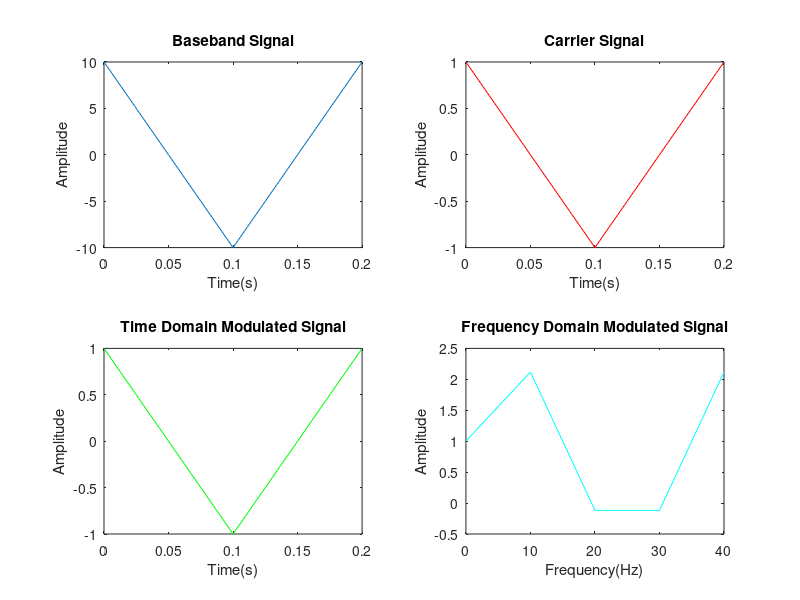

Write MATLAB code to recreate this figure.
% Aditya Badayalya, 510819056, Assignment - 4, Question 2 
clc;clear;
fm1 = input('Enter the frequency value for Message Signal 1: ');
fm2 = input('Enter the frequency value for Message Signal 2: ');
fc = input('Enter the frequency value for Carrier Signal: ');
A1 = input('Enter the Amplitude value for Message Signal 1: ');
A2 = input('Enter the Amplitude value for Message Signal 2: ');

fs = 4*fc;
t = 0:1/fs:0.2;

m = A1*cos(2*pi*fm1*t) + A2*cos(2*pi*fm2*t);
c = cos(2*pi*fc*t);
y= fmmod(m,fc,fs,50);

figure('name','Question 2','numbertitle','off');

subplot(2,2,1);
plot(t,m);
xlabel('Time(s)');
ylabel('Amplitude');
title('Baseband Signal');

subplot(2,2,2);
plot(t,c,'r');
xlabel('Time(s)');
ylabel('Amplitude');
title('Carrier Signal');

subplot(2,2,3);
plot(t,y,'g');
xlabel('Time(s)');
ylabel('Amplitude');
title('Time Domain Modulated Signal');

f = fft(y);
fs = 50;
z = (0:length(f)-1)*fs/length(f);

subplot(2,2,4);
plot(z,f,'c');
xlabel('Frequency(Hz)');
ylabel('Amplitude');
title('Frequency Domain Modulated Signal');

